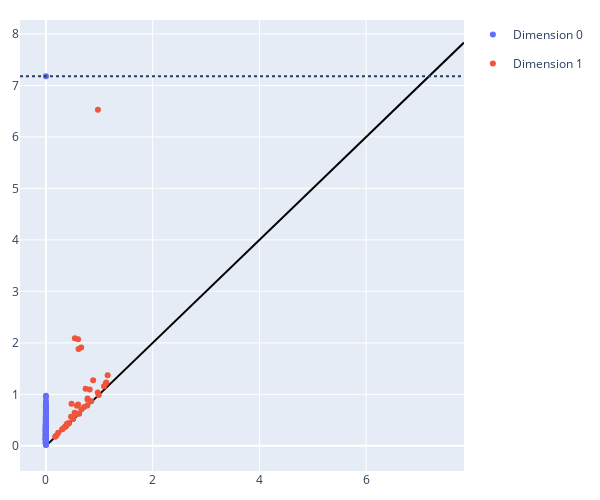

This figure's notebook cell:
### Markdown cell above
#### Visualize Homology
See a persistence diagram and barcode for the homology.

Based on the data input (`points2.csv`), we expect there to be only one 1D cycle, 1 large 2D cycle which lasts the longest, and 4 smaller 2D cycles that last a smaller amount of time not including noise.

### Code cell
# Persistance diagram
fig = oat.plot.pd(homology)
fig.update_layout(
        width=600, 
        height=500,
        margin=dict(l=20, r=20, t=20, b=20)
    )
fig.show()
